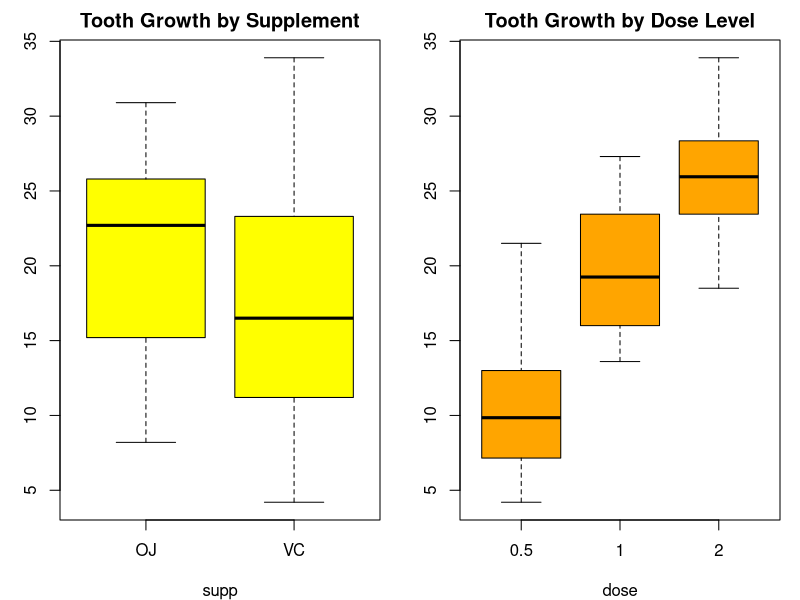

This chart was generated by the following R code: (Note: this script raises an error after producing the figure.)
## ---- chunk 1
library(knitr)
opts_chunk$set(fig.width=4, fig.height=3, dev = 'pdf')
## ---- chunk 2
library(datasets)
library(xtable)
        library(dplyr,warn.conflicts = FALSE)
data(ToothGrowth)
figure <- group_by(ToothGrowth,supp,dose) %>% 
        summarise(count = n(), mean.len=mean(len), 
                  sd.len=signif(sd(len), digits = 3))
figure <- xtable(figure, caption="Basic summary statistics by supp and dose")
## ---- chunk 3
print(figure, caption.placement="top", include.rownames=FALSE, comment=FALSE)
## ---- chunk 4
par(mfrow=c(1,2), mar=c(4,3,2,1))
boxplot(len~supp, data=ToothGrowth, col="yellow", 
        main="Tooth Growth by Supplement")
boxplot(len~dose, data= ToothGrowth, col="orange", 
        main="Tooth Growth by Dose Level")

## ---- chunk 5
test.1<-t.test(len ~ supp, data=ToothGrowth, paired = FALSE)
## ---- chunk 6
print(xtable(data.frame(p.value=c(signif(test.1$p.value,5),""), 
                        conf.int.95= test.1$conf), caption = 
                     "Results of the test on supp (OJ and VC)"), comment=FALSE,
      caption.placement="top", include.rownames=FALSE)
## ---- chunk 7
library(dplyr)
ToothGrowth.filtered<-filter(ToothGrowth, dose %in% c(0.5,1))
test.2<-t.test(len ~ dose, data=ToothGrowth.filtered, paired = FALSE)
## ---- chunk 8
print(xtable(data.frame(p.value=c(signif(test.2$p.value,5),""), 
                        conf.int.95 = test.2$conf), 
             caption = "Results of the test on dose 0.5 and 1"), 
      comment=FALSE, caption.placement="top", include.rownames=FALSE)
## ---- chunk 9
library(dplyr)
library(xtable)
ToothGrowth.filtered<-filter(ToothGrowth, dose %in% c(1,2))
test.3 <- t.test(len ~ dose, data=ToothGrowth.filtered, paired = FALSE)
## ---- chunk 10
print(xtable(data.frame(p.value=c(signif(test.3$p.value,5),""), 
                        conf.int.95 = test.3$conf), 
             caption = "Results of the test on dose 1 and 2"), comment=FALSE,
      caption.placement="top", include.rownames=FALSE)
## ---- chunk 11
s<-split(ToothGrowth,f = list(ToothGrowth$supp, ToothGrowth$dose))
par(mfcol=c(2,3))
par(oma=c(0,0,2,0))
invisible(sapply(s, 
                 function(s) {qqnorm(s$len, main = paste(s$sup[1], 
                                                         s$dose[1],
                                                         sep="-")); 
                              qqline(s$len)}))
mtext(text = "Normal probability plots", outer=TRUE)

## ---- chunk 12
library(ggplot2)
ggplot(ToothGrowth,aes(len))+
        geom_density(size=1)+
        theme_bw()+
        facet_grid(supp~dose)+ 
        geom_vline(xintercept=mean(ToothGrowth$len), col="red", 
                   linetype=2, size=0.8)+ 
        labs(title="Tooth Growth by Supplement and Dose")

## ---- chunk 13
print(test.1)
print(test.2)
print(test.3)
## ---- chunk 14
print(xtable(data.frame(p.value=c(signif(test.1$p.value,5),""), 
                        conf.int.95= test.1$conf), caption = 
                     "Results of the test on supp (OJ and VC)"), comment=FALSE,
      caption.placement="top", include.rownames=FALSE)
## ---- chunk 15
print(xtable(data.frame(p.value=c(signif(test.2$p.value,5),""), 
                        conf.int.95 = test.2$conf), 
             caption = "Results of the test on dose 0.5 and 1"), 
      comment=FALSE, caption.placement="top", include.rownames=FALSE)
## ---- chunk 16
print(xtable(data.frame(p.value=c(signif(test.3$p.value,5),""), 
                        conf.int.95 = test.3$conf), 
             caption = "Results of the test on dose 1 and 2"), comment=FALSE,
      caption.placement="top", include.rownames=FALSE)
